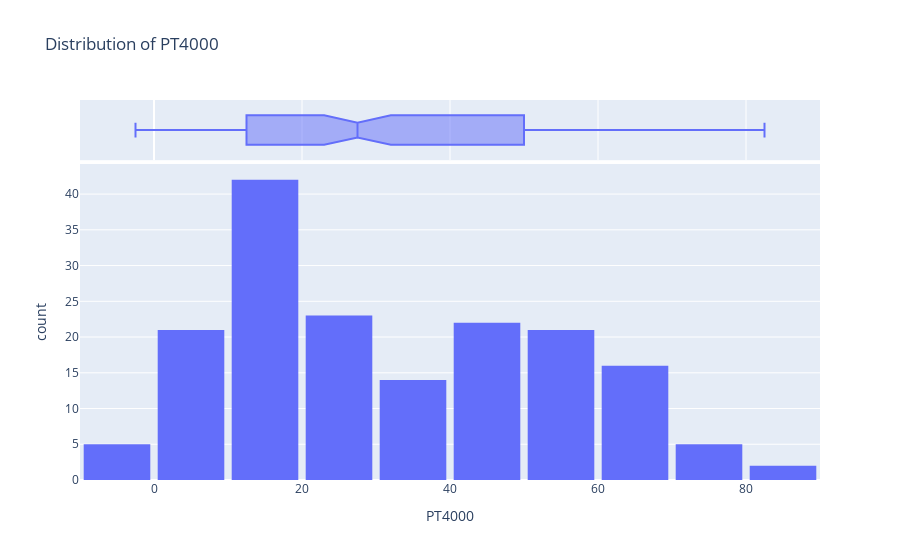

The cell this chart's notebook holds for it:
### Markdown cell above
### PT4000

### Code cell
fig = px.histogram(data, 
                   x='PT4000', 
                   marginal='box', 
                   nbins=16, 
                   title='Distribution of PT4000')
fig.update_layout(bargap=0.1)
fig.show()

### Figure 1 — Plotly figure (JSON) as saved in the notebook; plotly's stock layout.template omitted (floating-point values rounded to 4 significant figures; data arrays with more than 128 entries replaced by an {"elided": "..."} marker saying what was removed)
{"data": [{"alignmentgroup": "True", "bingroup": "x", "hovertemplate": "PT4000=%{x}<br>count=%{y}<extra></extra>", "legendgroup": "", "marker": {"color": "#636efa", "pattern": {"shape": ""}}, "name": "", "nbinsx": 16, "offsetgroup": "", "orientation": "v", "showlegend": false, "type": "histogram", "x": {"elided": "171 float values"}, "xaxis": "x", "yaxis": "y"}, {"alignmentgroup": "True", "hovertemplate": "PT4000=%{x}<extra></extra>", "legendgroup": "", "marker": {"color": "#636efa"}, "name": "", "notched": true, "offsetgroup": "", "showlegend": false, "type": "box", "x": {"elided": "171 float values"}, "xaxis": "x2", "yaxis": "y2"}], "layout": {"bargap": 0.1, "barmode": "relative", "legend": {"tracegroupgap": 0}, "title": {"text": "Distribution of PT4000"}, "xaxis": {"anchor": "y", "domain": [0, 1], "title": {"text": "PT4000"}}, "xaxis2": {"anchor": "y2", "domain": [0, 1], "matches": "x", "showgrid": true, "showticklabels": false}, "yaxis": {"anchor": "x", "domain": [0, 0.8316], "title": {"text": "count"}}, "yaxis2": {"anchor": "x2", "domain": [0.8416, 1], "matches": "y2", "showgrid": false, "showline": false, "showticklabels": false, "ticks": ""}}}
